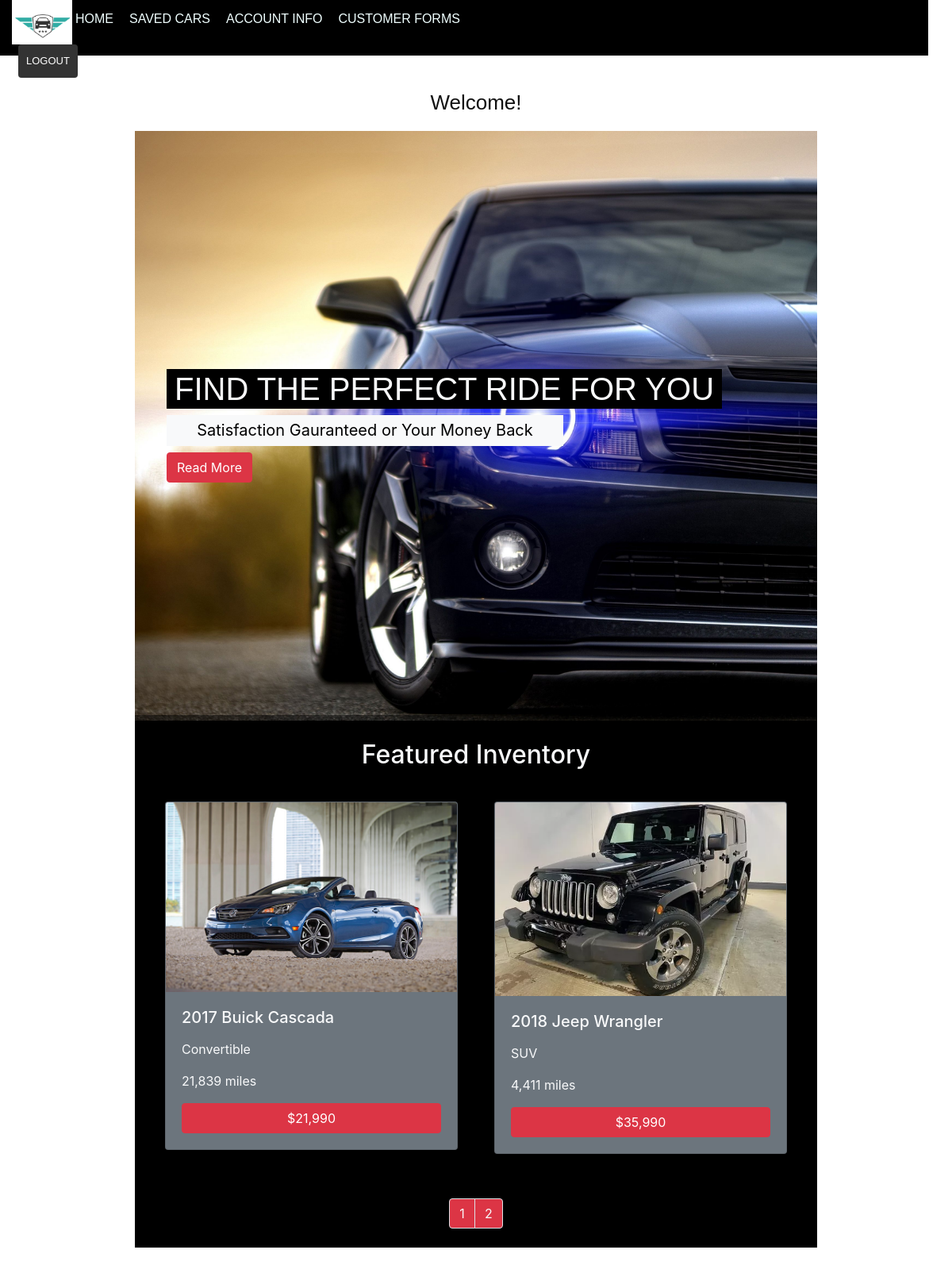
Screenshot of /index.php?login=success (signed in) with the database file from the repository.
### tables this page shows
CREATE TABLE `cars_for_sale` (
  `car_for_Sale_ID` int(11) NOT NULL COMMENT 'unique to each car',
  `manufacturer_ShortName` char(15) NOT NULL COMMENT 'Buick (short name) for General Motors',
  `model_Name` varchar(255) NOT NULL COMMENT 'Cutlass, Challenger, etc',
  `car_Category` char(15) NOT NULL COMMENT 'Compact, Convertible, Minivan, Truck',
  `car_Price` char(12) NOT NULL COMMENT 'how much is the car on the market?',
  `car_Mileage` char(12) NOT NULL COMMENT 'how many miles does the car have?',
  `registration_Year` year(4) NOT NULL,
  `car_Availability` enum('Available','Not Available') NOT NULL COMMENT '1=not available 2=available'
);

CREATE TABLE `car_pictures` (
  `car_for_Sale_ID` int(11) NOT NULL COMMENT 'one to one relationship',
  `image_description` varchar(255) NOT NULL COMMENT 'image description on hover',
  `featured_image_dir` varchar(255) DEFAULT NULL COMMENT 'preview image that is displayed on home page',
  `image1_dir` varchar(255) DEFAULT NULL COMMENT 'first product image',
  `image2_dir` varchar(255) DEFAULT NULL COMMENT 'second product image',
  `image3_dir` varchar(255) NOT NULL COMMENT 'third product image'
);

### home.php (the view, shortened to what this page needs)
<?php
include "includes/dbconnect.inc.php";
?>
<!DOCTYPE HTML>
<html lang="en">
<html>
<head>
	<link rel="stylesheet" type="text/css" href="assets/css/style.css?V=2.0">
	<link rel="stylesheet" href="assets/css/bootstrap.min.css">
</head>
<body>
	<section id="banner" class="banner-section">
		<div class="banner_content">
			<h1 class="text-light h1">Find the perfect ride for you</h1>
			<p class="bg-light h4">Satisfaction Gauranteed or Your Money Back</p>
			<a href="about_us.php" class="btn btn-danger">Read More</a>
		</div>
	</section>
	<?php
	$results_per_page = 2;
	$sql='SELECT car_for_Sale_ID FROM cars_for_sale';
	$result = mysqli_query($conn, $sql);
	$number_of_results = mysqli_num_rows($result);
	$number_of_pages = ceil($number_of_results/$results_per_page);
	if(isset($_GET["page"])){
		$page = intval($_GET["page"]);
	}
	else {
		$page = 1;
	}
	$calc = $results_per_page * $page;
	$start = $calc - $results_per_page;
    $sql="SELECT * FROM cars_for_sale INNER JOIN car_pictures ON car_pictures.car_for_Sale_ID=cars_for_sale.car_for_Sale_ID LIMIT ".$start.",".$results_per_page;
    $result = mysqli_query($conn, $sql);
	?>
	<section id="feature_cars" class="container-fluid bgblack">
		<div class="container">
			<h2  class="h2 text-center text-light p-4">Featured Inventory</h2>
			<div class="row">
				<?php 	 foreach ($result as $row) {?>
					<div class="col-sm-6">
						<div class="card m-2 bg-secondary text-light" >
							<a href="view-car.php?car_id=<?php echo $row['car_for_Sale_ID'] ?>"><img class="card-img-top" src="assets/images/<?php echo $row['featured_image_dir'] ?>" alt="Card image cap"></a>
							<div class="card-body">
								<h5 class="card-title"><?php echo $row['registration_Year']." ".$row['manufacturer_ShortName']." ".$row['model_Name'] ?></h5>
								<p class="card-text"></p><?php echo $row['car_Category'] ?></p>
								<p class="card-text"><?php echo $row['car_Mileage'] ?> miles</p>
								<a href="view-car.php?car_id=<?php echo $row['car_for_Sale_ID'] ?>" class="btn btn-danger btn-block"><?php echo $row['car_Price'] ?></a>
							</div>
						</div>
					</div>
				<?php } ?>
			</div>
			<nav aria-label="Page navigation">
				<ul class="pagination justify-content-center mt-4 p-4">
					<?php for ($page=1;$page<=$number_of_pages;$page++) { ?>
						<li class="page-item "><a class="page-link text-light bg-danger" href="home.php?page=<?php echo $page; ?>#feature_cars"><?php echo $page; ?></a></li>
					<?php } ?>
				</ul>
			</nav>
		</div>
	</section>
</body>
</html>

### layout.css (style rules this page uses)
* { margin: 0; padding: 0; text-decoration: none; }
body { background-color: #1A1717; }
h1 { text-align: center; font-size: 26px; font-family: arial; color: #111; }

### assets/css/style.css (style rules this page uses)
body { margin: 10; padding: 10; font-family: 'Arial', 'serif'; }
.banner-section { background-image: url("../images/banner-image.jpg"); background-position: center center; background-repeat: no-repeat; background-size: cover; padding: 300px 0; position: relative; height: 1000px, width: 1000px; }
.banner-section::after { background: rgba(0, 0, 0, 0.5) none repeat scroll 0 0; bottom: 0; content: ""; height: 7px; left: 0; position: absolute; right: 0; width: 100%; }
.banner_content { padding-left: 40px; }
.banner_content h1 { width: 700px; height: 50px; text-align: center; background-color: black; color: #ffffff; font-size: 40px; line-height: 50px; text-transform: uppercase; }
.banner_content p { width: 500px; height: auto; padding: 5px; text-align: center; background-color: #ffffff; color: black; font-size: 20px; font-weight: 400; line-height: 29px; }
.btn { color: #ffffff; font-size: 14px; font-weight: 800; line-height: 30px; padding: 3px; margin: auto; }
a, .btn-link, .btn.outline { color:#fa2837; fill: #fa2837; }
.btn, .btn.outline:hover, .btn.outline:focus { background: #fa2837 none repeat scroll 0 0; fill: #fa2837; }
.bgblack { background-color:#000000!important; }

### rows the page displays
cars_for_sale: car_pictures.featured_image_dir (picture), registration_Year "2017", manufacturer_ShortName "Buick", model_Name "Cascada", car_Category "Convertible", car_Mileage "21,839", car_Price "$21,990"
cars_for_sale: car_pictures.featured_image_dir (picture), registration_Year "2018", manufacturer_ShortName "Jeep", model_Name "Wrangler", car_Category "SUV", car_Mileage "4,411", car_Price "$35,990"
